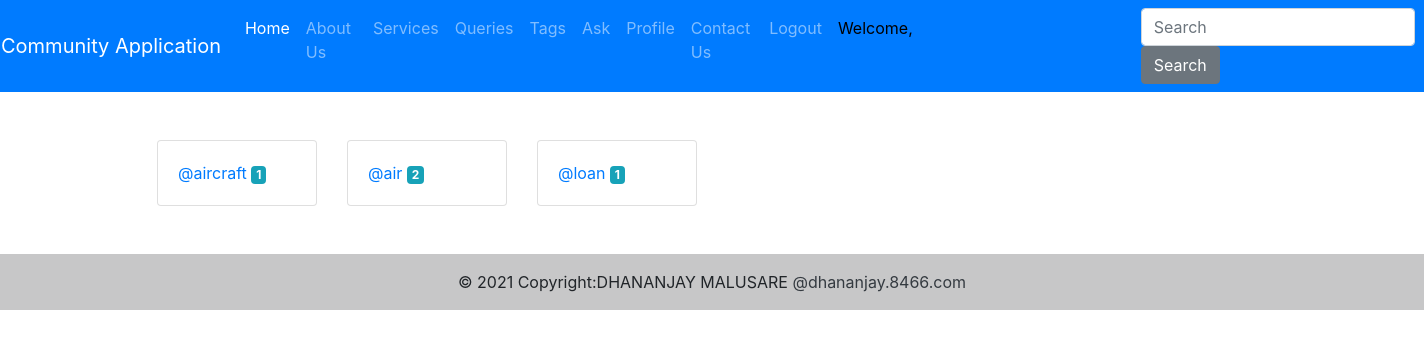
Page /community/tags on the committed database.
### community/models.py (models this page shows, shortened)
class Question(models.Model):
    user=models.ForeignKey(settings.AUTH_USER_MODEL,on_delete=models.CASCADE)
    title=models.CharField(max_length=300)
    detail=models.TextField()
    tags=models.TextField(default='')
    add_time=models.DateTimeField(auto_now_add=True)

### community/views.py (the view)
# urls.py: path('tags',views.tags,name='tags'),
def tags(request):
    quests=Question.objects.all()
    tags=[]
    for quest in quests:
        qtags=[tag.strip() for tag in quest.tags.split(',')]
        for tag in qtags:
            if tag not in tags:
                tags.append(tag)
    tag_with_count=[]
    for tag in tags:
        tag_data={
            'name':tag,
            'count':Question.objects.filter(tags__icontains=tag).count()
        }
        tag_with_count.append(tag_data)
    return render(request,'tags.html',{'tags':tag_with_count})

### community/templates/tags.html (shortened to what this page needs)
{% extends "dashboard.html" %}
{% load static %}
{% block content %}
    <div class="container py-5">
        <div class="row">
            {% for tag in tags %}
            <div class="col-2">
                <div class="card">
                    <div class="card-body">
                        <p class="card-text"><a href="/tag/{{tag.name|slugify}}">{{tag.name}}
                            <span class="badge badge-info">{{tag.count}}</span></a></p>
                    </div>
                </div>
            </div>
            {% endfor %}
        </div>
    </div>
{% endblock %}

### rows in the picture
Question: name "@aircraft"
Question: name "@air"
Question: name "@loan"

### other values in the picture
{{ tag.count }} "1" "2" "1"
